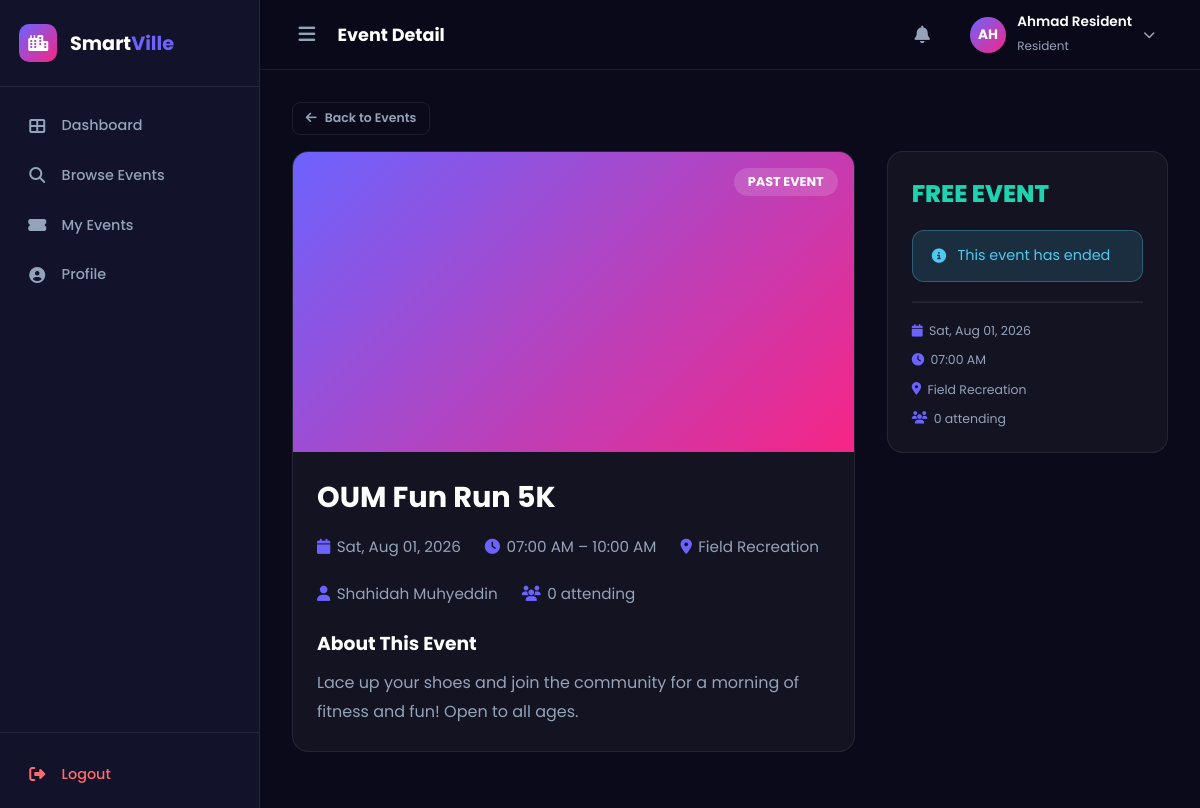
The app's page /resident/event_detail.php?id=2 (signed in) with its own data.
### tables this page shows
CREATE TABLE IF NOT EXISTS users (
  id INT AUTO_INCREMENT PRIMARY KEY,
  full_name VARCHAR(100) NOT NULL,
  username VARCHAR(50) NOT NULL UNIQUE,
  email VARCHAR(100) NOT NULL UNIQUE,
  password VARCHAR(255) NOT NULL,
  phone VARCHAR(20) DEFAULT NULL,
  area VARCHAR(100) DEFAULT NULL,
  role ENUM('admin','organizer','resident') NOT NULL DEFAULT 'resident',
  status ENUM('active','inactive','deactivated') NOT NULL DEFAULT 'active',
  profile_pic VARCHAR(255) DEFAULT NULL,
  created_at DATETIME DEFAULT CURRENT_TIMESTAMP,
  updated_at DATETIME DEFAULT CURRENT_TIMESTAMP ON UPDATE CURRENT_TIMESTAMP
);

CREATE TABLE IF NOT EXISTS events (
  id INT AUTO_INCREMENT PRIMARY KEY,
  organizer_id INT NOT NULL,
  venue_id INT DEFAULT NULL,
  title VARCHAR(150) NOT NULL,
  description TEXT,
  event_type ENUM('free','paid','private') NOT NULL DEFAULT 'free',
  sector VARCHAR(100) DEFAULT NULL,
  date DATE NOT NULL,
  time TIME NOT NULL,
  end_time TIME DEFAULT NULL,
  price DECIMAL(10,2) DEFAULT 0.00,
  max_guests INT DEFAULT NULL,
  poster VARCHAR(255) DEFAULT NULL,
  program_flow TEXT DEFAULT NULL,
  status ENUM('pending','approved','rejected','cancelled') NOT NULL DEFAULT 'pending',
  admin_note TEXT DEFAULT NULL,
  created_at DATETIME DEFAULT CURRENT_TIMESTAMP,
  updated_at DATETIME DEFAULT CURRENT_TIMESTAMP ON UPDATE CURRENT_TIMESTAMP,
  FOREIGN KEY (organizer_id) REFERENCES users(id) ON DELETE CASCADE,
  FOREIGN KEY (venue_id) REFERENCES venues(id) ON DELETE SET NULL
);

CREATE TABLE IF NOT EXISTS venues (
  id INT AUTO_INCREMENT PRIMARY KEY,
  name VARCHAR(100) NOT NULL,
  description TEXT,
  price_per_day DECIMAL(10,2) DEFAULT 0.00,
  capacity INT DEFAULT 100,
  image VARCHAR(255) DEFAULT NULL,
  status ENUM('available','unavailable') DEFAULT 'available'
);

### includes/functions.php (called while the page is built, shortened)
<?php
require_once __DIR__ . '/db.php';
function isLoggedIn() {
    return isset($_SESSION['user_id']);
}
function getCurrentUser() {
    global $conn;
    $id = (int)$_SESSION['user_id'];
    $res = $conn->query("SELECT * FROM users WHERE id = $id");
    return $res ? $res->fetch_assoc() : null;
}
function getRegistrationCount($eventId) {
    global $conn;
    $id = (int)$eventId;
    $res = $conn->query("SELECT COUNT(*) as cnt FROM registrations WHERE event_id = $id");
    $row = $res ? $res->fetch_assoc() : ['cnt' => 0];
    return $row['cnt'];
}

### resident/event_detail.php (the view, shortened to what this page needs)
<?php
require_once __DIR__ . '/../includes/functions.php';
$pageTitle = 'Event Detail';
global $conn;
$uid = $_SESSION['user_id'];
$id  = (int)($_GET['id'] ?? 0);
$event = $conn->query("SELECT e.*, u.full_name as organizer_name, v.name as venue_name, v.price_per_day
    FROM events e LEFT JOIN users u ON e.organizer_id=u.id LEFT JOIN venues v ON e.venue_id=v.id
    WHERE e.id=$id AND e.status='approved'")->fetch_assoc();
$registered   = isRegistered($id, $uid);
$regCount     = getRegistrationCount($id);
$eventPast    = strtotime($event['date']) < strtotime(date('Y-m-d'));
require_once __DIR__ . '/../includes/header.php';
?>
<div style="margin-bottom:1rem">
  <a href="/fyp_soop/smartville/resident/browse.php" class="btn btn-outline btn-sm"><i class="fas fa-arrow-left"></i> Back to Events</a>
</div>
<div style="display:grid;grid-template-columns:2fr 1fr;gap:2rem;align-items:start">
  <div>
    <div class="card" style="margin-bottom:1.5rem;overflow:hidden">
      <div class="event-card-img gradient-<?= ['free'=>1,'paid'=>2,'private'=>3][$event['event_type']] ?? 1 ?>" style="height:300px">
        <?php if ($eventPast): ?>
          <div style="position:absolute;top:16px;right:16px;background:rgba(255,255,255,.15);backdrop-filter:blur(10px);color:#fff;padding:5px 14px;border-radius:20px;font-size:.8rem;font-weight:700;">PAST EVENT</div>
        <?php endif; ?>
      </div>
      <div class="card-body">
        <h1 style="font-size:1.8rem;color:var(--white);margin-bottom:1rem"><?= htmlspecialchars($event['title']) ?></h1>
        <div style="display:flex;flex-wrap:wrap;gap:1.5rem;margin-bottom:1.5rem">
          <div class="event-meta-item" style="font-size:.95rem"><i class="fas fa-calendar"></i> <?= date('D, M d, Y', strtotime($event['date'])) ?></div>
          <div class="event-meta-item" style="font-size:.95rem"><i class="fas fa-clock"></i> <?= date('h:i A', strtotime($event['time'])) ?><?= $event['end_time'] ? ' &ndash; '.date('h:i A', strtotime($event['end_time'])) : '' ?></div>
          <div class="event-meta-item" style="font-size:.95rem"><i class="fas fa-map-marker-alt"></i> <?= htmlspecialchars($event['venue_name'] ?? 'TBA') ?></div>
          <div class="event-meta-item" style="font-size:.95rem"><i class="fas fa-user"></i> <?= htmlspecialchars($event['organizer_name']) ?></div>
          <div class="event-meta-item" style="font-size:.95rem"><i class="fas fa-users"></i> <?= $regCount ?> attending</div>
        </div>
        <h3 style="color:var(--white);margin-bottom:.7rem">About This Event</h3>
        <p style="color:var(--text-muted);line-height:1.8"><?= nl2br(htmlspecialchars($event['description'] ?? 'No description provided.')) ?></p>
      </div>
    </div>
  </div>
  <div>
    <div class="card" style="position:sticky;top:90px">
      <div class="card-body">
        <?php if ($event['event_type'] === 'paid'): ?>
          <div style="font-size:2rem;font-weight:800;color:#ff9f43;margin-bottom:.5rem">RM<?= number_format($event['price'],2) ?></div>
          <div style="color:var(--text-muted);font-size:.85rem;margin-bottom:1.2rem">per ticket</div>
        <?php elseif ($event['event_type'] === 'free'): ?>
          <div style="font-size:1.5rem;font-weight:800;color:#1dd3b0;margin-bottom:1.2rem">FREE EVENT</div>
        <?php else: ?>
          <div style="font-size:1.2rem;font-weight:700;color:var(--secondary);margin-bottom:1.2rem"><i class="fas fa-lock"></i> Private Event</div>
        <?php endif; ?>
        <?php if (!$eventPast): ?>
          <?php if ($registered): ?>
            <div class="alert alert-success" style="margin-bottom:1rem"><i class="fas fa-check-circle"></i> You're registered!</div>
          <?php else: ?>
            <form method="POST">
              <input type="hidden" name="action" value="join"/>
              <?php if ($event['event_type'] === 'paid'): ?>
                <div class="form-group" style="margin-bottom:1rem">
                  <label class="form-label">Card Number</label>
                  <input type="text" class="form-control" placeholder="1234 5678 9012 3456" maxlength="19"/>
                </div>
                <div style="display:grid;grid-template-columns:1fr 1fr;gap:.7rem;margin-bottom:1rem">
                  <div class="form-group">
                    <label class="form-label">Expiry</label>
                    <input type="text" class="form-control" placeholder="MM/YY"/>
                  </div>
                  <div class="form-group">
                    <label class="form-label">CVV</label>
                    <input type="text" class="form-control" placeholder="123"/>
                  </div>
                </div>
              <?php endif; ?>
              <button type="submit" class="btn btn-primary" style="width:100%;justify-content:center">
                <?= $event['event_type']==='paid' ? '<i class="fas fa-credit-card"></i> Pay & Register' : '<i class="fas fa-ticket-alt"></i> Join Now' ?>
              </button>
            </form>
          <?php endif; ?>
        <?php else: ?>
          <div class="alert alert-info"><i class="fas fa-info-circle"></i> This event has ended</div>
        <?php endif; ?>
        <hr style="border-color:var(--card-border);margin:1.2rem 0"/>
        <div style="display:flex;flex-direction:column;gap:.7rem">
          <div class="event-meta-item"><i class="fas fa-calendar"></i> <?= date('D, M d, Y', strtotime($event['date'])) ?></div>
          <div class="event-meta-item"><i class="fas fa-clock"></i> <?= date('h:i A', strtotime($event['time'])) ?></div>
          <div class="event-meta-item"><i class="fas fa-map-marker-alt"></i> <?= htmlspecialchars($event['venue_name'] ?? 'TBA') ?></div>
          <div class="event-meta-item"><i class="fas fa-users"></i> <?= $regCount ?> attending</div>
        </div>
      </div>
    </div>
  </div>
</div>
<?php require_once __DIR__ . '/../includes/footer.php'; ?>

### includes/header.php (shortened to what this page needs)
<?php
require_once __DIR__ . '/functions.php';
$currentUser = getCurrentUser();
$role        = $_SESSION['role'] ?? '';
$basePath    = BASE_PATH;
?>
<!DOCTYPE html>
<html lang="en">
<head>
  <link rel="stylesheet" href="<?= $basePath ?>/dashboard.css"/>
  <link rel="stylesheet" href="https://cdnjs.cloudflare.com/ajax/libs/font-awesome/6.5.0/css/all.min.css"/>
</head>
<body>
<aside class="sidebar" id="sidebar">
  <div class="sidebar-logo">
    <div class="logo-icon"><i class="fas fa-city"></i></div>
    <span class="logo-text">Smart<span class="accent">Ville</span></span>
  </div>
  <nav class="sidebar-nav">
    <?php if ($role === 'admin'): ?>
      <a href="<?= $basePath ?>/admin/index.php" class="nav-item <?= ($pageTitle==='Dashboard')?'active':'' ?>">
        <i class="fas fa-th-large"></i><span>Dashboard</span>
      </a>
      <a href="<?= $basePath ?>/admin/events.php" class="nav-item <?= ($pageTitle==='Manage Events')?'active':'' ?>">
        <i class="fas fa-calendar-alt"></i><span>Manage Events</span>
        <?php
          global $conn;
          $pending = $conn->query("SELECT COUNT(*) as c FROM events WHERE status='pending'")->fetch_assoc()['c'];
          if ($pending > 0) echo "<span class='badge-nav'>$pending</span>";
        ?>
      </a>
      <a href="<?= $basePath ?>/admin/users.php" class="nav-item <?= ($pageTitle==='Manage Users')?'active':'' ?>">
        <i class="fas fa-users-cog"></i><span>Manage Users</span>
      </a>
      <a href="<?= $basePath ?>/admin/venues.php" class="nav-item <?= ($pageTitle==='Venues')?'active':'' ?>">
        <i class="fas fa-map-marker-alt"></i><span>Venues</span>
      </a>
    <?php elseif ($role === 'resident'): ?>
      <a href="<?= $basePath ?>/resident/index.php" class="nav-item <?= ($pageTitle==='Dashboard')?'active':'' ?>">
        <i class="fas fa-th-large"></i><span>Dashboard</span>
      </a>
      <a href="<?= $basePath ?>/resident/browse.php" class="nav-item <?= ($pageTitle==='Browse Events')?'active':'' ?>">
        <i class="fas fa-search"></i><span>Browse Events</span>
      </a>
      <a href="<?= $basePath ?>/resident/my_events.php" class="nav-item <?= ($pageTitle==='My Events')?'active':'' ?>">
        <i class="fas fa-ticket-alt"></i><span>My Events</span>
      </a>
    <?php endif; ?>
    <a href="<?= $basePath ?>/profile.php" class="nav-item <?= ($pageTitle==='Profile')?'active':'' ?>">
      <i class="fas fa-user-circle"></i><span>Profile</span>
    </a>
  </nav>
  <div class="sidebar-bottom">
    <a href="<?= $basePath ?>/logout.php" class="nav-item logout">
      <i class="fas fa-sign-out-alt"></i><span>Logout</span>
    </a>
  </div>
</aside>
<div class="main-content">
<header class="topbar">
  <button class="sidebar-toggle" onclick="toggleSidebar()"><i class="fas fa-bars"></i></button>
  <div class="topbar-title"><?= $pageTitle ?? 'Dashboard' ?></div>
  <div class="topbar-right">
    <div class="notif-wrap" onclick="toggleNotif()">
      <button class="icon-btn"><i class="fas fa-bell"></i></button>
    </div>
    <div class="user-menu" onclick="toggleUserMenu()">
      <div class="user-avatar"><?= strtoupper(substr($currentUser['full_name'],0,2)) ?></div>
      <div class="user-info">
        <span><?= htmlspecialchars($currentUser['full_name']) ?></span>
        <small><?= ucfirst($role) ?></small>
      </div>
      <i class="fas fa-chevron-down"></i>
    </div>
  </div>
</header>
<div class="page-body">

### dashboard.css (style rules this page uses)
:root { --primary: #6c63ff; --primary-dark: #5a52e0; --secondary: #f72585; --accent: #4cc9f0; --dark: #0a0a1a; --dark-2: #12122a; --dark-3: #1a1a3e; --card-bg: rgba(255,255,255,0.04); --card-border: rgba(255,255,255,0.08); --text: #e2e8f0; --text-muted: #94a3b8; --white: #fff; --gradient: linear-gradient(135deg,#6c63ff,#f72585); --sidebar-width: 260px; --topbar-height: 70px; --shadow: 0 4px 24px rgba(0,0,0,0.3); --radius: 16px; }
*,*::before,*::after { margin:0;padding:0;box-sizing:border-box; }
html { font-size:16px;scroll-behavior:smooth; }
body { font-family:'Poppins',sans-serif;background:var(--dark);color:var(--text);min-height:100vh;display:flex; }
a { text-decoration:none;color:inherit; }
.sidebar { width:var(--sidebar-width);min-height:100vh; background:var(--dark-2);border-right:1px solid var(--card-border); display:flex;flex-direction:column;position:fixed;left:0;top:0;bottom:0;z-index:100; transition:width 0.3s ease;overflow:hidden; }
.sidebar-logo { display:flex;align-items:center;gap:.8rem;padding:1.5rem 1.2rem; border-bottom:1px solid var(--card-border);flex-shrink:0; }
.logo-icon { width:38px;height:38px;min-width:38px;background:var(--gradient);border-radius:10px;display:flex;align-items:center;justify-content:center;font-size:1rem;color:#fff; }
.logo-text { font-size:1.2rem;font-weight:700;color:#fff;white-space:nowrap; }
.logo-text .accent { color:var(--primary); }
.sidebar-nav { flex:1;padding:1rem 0.7rem;display:flex;flex-direction:column;gap:.3rem;overflow-y:auto; }
.nav-item { display:flex;align-items:center;gap:.9rem;padding:.75rem 1rem;border-radius:12px; color:var(--text-muted);font-size:.9rem;font-weight:500;transition:all .25s; white-space:nowrap;position:relative; }
.nav-item i { font-size:1rem;min-width:20px;text-align:center; }
.nav-item.logout { color:#ff6b6b;margin-top:.5rem; }
.sidebar-bottom { padding:.7rem;border-top:1px solid var(--card-border); }
.main-content { margin-left:var(--sidebar-width);flex:1;min-height:100vh; display:flex;flex-direction:column;transition:margin-left .3s ease; }
.topbar { height:var(--topbar-height);background:rgba(10,10,26,.95);backdrop-filter:blur(20px); border-bottom:1px solid var(--card-border);display:flex;align-items:center; padding:0 2rem;gap:1rem;position:sticky;top:0;z-index:99; }
.sidebar-toggle { background:none;border:none;color:var(--text-muted);font-size:1.2rem;cursor:pointer;padding:.4rem;border-radius:8px;transition:all .2s; }
.topbar-title { font-size:1.1rem;font-weight:700;color:var(--white); }
.topbar-right { margin-left:auto;display:flex;align-items:center;gap:1rem; }
.icon-btn { background:none;border:none;color:var(--text-muted);font-size:1.1rem;cursor:pointer;width:38px;height:38px;border-radius:10px;display:flex;align-items:center;justify-content:center;transition:all .2s; }
.notif-wrap { position:relative;cursor:pointer; }
.user-menu { display:flex;align-items:center;gap:.7rem;cursor:pointer;padding:.4rem .8rem;border-radius:12px;transition:all .2s;position:relative; }
.user-avatar { width:36px;height:36px;border-radius:50%;background:var(--gradient);display:flex;align-items:center;justify-content:center;font-size:.85rem;font-weight:700;color:#fff;flex-shrink:0; }
.user-info span { display:block;font-size:.85rem;font-weight:600;color:var(--white); }
.user-info small { color:var(--text-muted);font-size:.75rem; }
.user-menu>.fa-chevron-down { color:var(--text-muted);font-size:.75rem; }
.page-body { flex:1;padding:2rem;overflow-y:auto; }
.card { background:var(--card-bg);border:1px solid var(--card-border);border-radius:var(--radius);overflow:hidden; }
.card-body { padding:1.5rem; }
.btn { display:inline-flex;align-items:center;gap:.5rem;padding:.6rem 1.2rem;border-radius:10px;border:none;font-family:'Poppins',sans-serif;font-size:.85rem;font-weight:600;cursor:pointer;transition:all .2s; }
.btn-sm { padding:.4rem .8rem;font-size:.78rem;border-radius:8px; }
.btn-outline { background:transparent;color:var(--text-muted);border:1px solid var(--card-border); }
.alert { padding:.9rem 1.2rem;border-radius:12px;margin-bottom:1.2rem;display:flex;align-items:center;gap:.7rem;font-size:.9rem; }
.alert-info { background:rgba(76,201,240,.15);border:1px solid rgba(76,201,240,.3);color:var(--accent); }
.event-card-img { height:160px;position:relative; }
.event-meta-item { display:flex;align-items:center;gap:.4rem;font-size:.78rem;color:var(--text-muted); }
.event-meta-item i { color:var(--primary); }

### records on screen
users: full_name "AH", full_name "Ahmad Resident"
events: title "OUM Fun Run 5K", date "Sat, Aug 01, 2026", time "07:00 AM", end_time "10:00 AM", venue.name "Field Recreation", organizer.full_name "Shahidah Muhyeddin", description "Lace up your shoes and join the community for a morning of fitness and fun! Open to all ages."

### other values on screen
$pageTitle "Event Detail"
$role "Resident"
$regCount "0"
